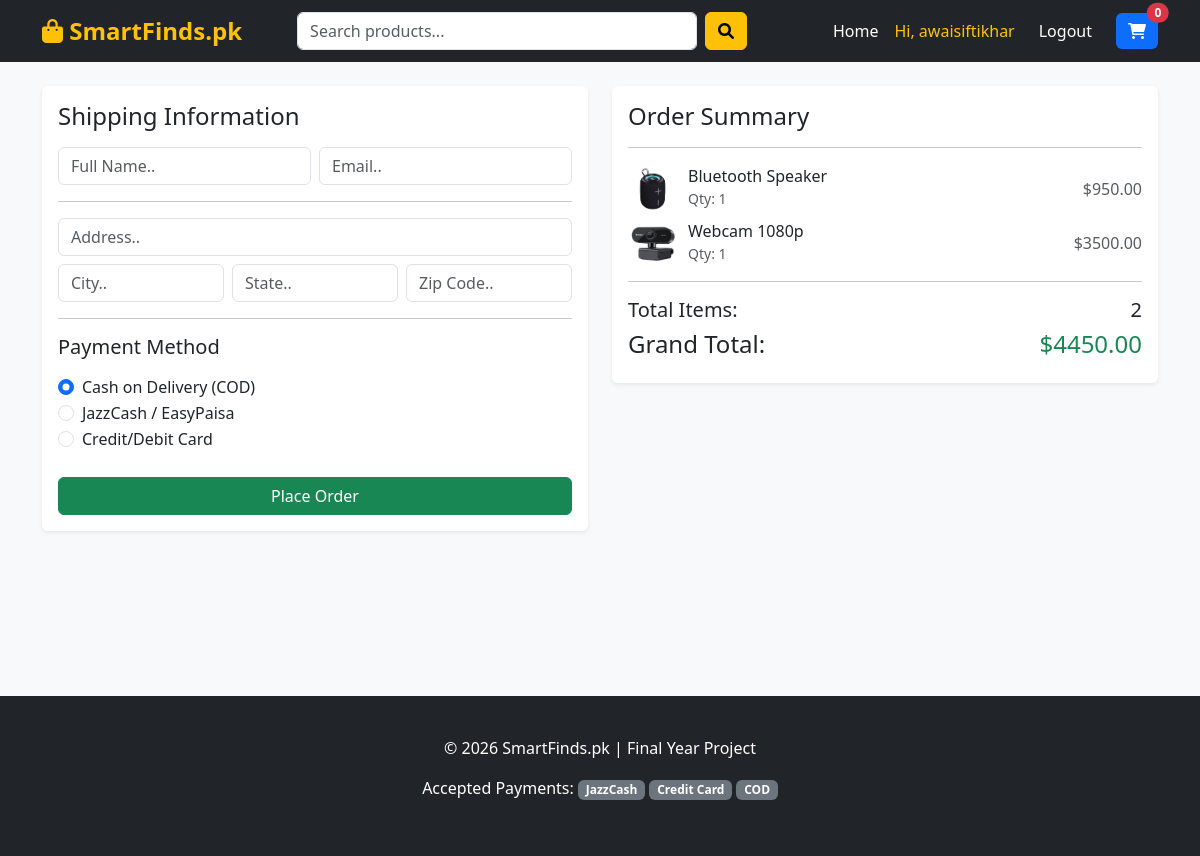
Screenshot of /checkout/ (signed in) with the database file from the repository.
### store/models.py (models this page shows, shortened)
class OrderItem(models.Model):
    product = models.ForeignKey(Product, on_delete=models.SET_NULL, null=True)
    order = models.ForeignKey(Order, on_delete=models.SET_NULL, null=True)
    quantity = models.IntegerField(default=0, null=True, blank=True)
    date_added = models.DateTimeField(auto_now_add=True)
    @property
    def get_total(self):
        return self.product.price * self.quantity

class Product(models.Model):
    name = models.CharField(max_length=200, null=True)
    price = models.DecimalField(max_digits=7, decimal_places=2)
    description = models.TextField(null=True, blank=True)
    image = models.ImageField(null=True, blank=True)

class Order(models.Model):
    customer = models.ForeignKey(Customer, on_delete=models.SET_NULL, null=True, blank=True)
    date_ordered = models.DateTimeField(auto_now_add=True)
    complete = models.BooleanField(default=False) # False = Cart, True = Paid
    transaction_id = models.CharField(max_length=100, null=True)
    @property
    def get_cart_total(self):
        orderitems = self.orderitem_set.all()
        return sum([item.get_total for item in orderitems])
    @property
    def get_cart_items(self):
        orderitems = self.orderitem_set.all()
        return sum([item.quantity for item in orderitems])

### store/views.py (the view)
# urls.py: path('checkout/', views.checkout, name="checkout"),
def checkout(request):
    if request.user.is_authenticated:
        customer = request.user.customer
        order, created = Order.objects.get_or_create(customer=customer, complete=False)
        items = order.orderitem_set.all()
        cartItems = order.get_cart_items
    else:
        items = []
        order = {'get_cart_total':0, 'get_cart_items':0}
        cartItems = 0
    context = {'items':items, 'order':order, 'cartItems':cartItems}
    return render(request, 'store/checkout.html', context)

### store/templates/store/checkout.html (shortened to what this page needs)
{% extends 'store/base.html' %}
{% load static %}
{% block content %}
<div class="row">
    <div class="col-lg-6">
        <div class="card shadow-sm mb-4" id="form-wrapper">
            <div class="card-body">
                <h4 class="mb-3">Shipping Information</h4>
                <form id="form">
                    <div class="row g-2">
                        <div class="col-md-6">
                            <input class="form-control" type="text" name="name" placeholder="Full Name.." required>
                        </div>
                        <div class="col-md-6">
                            <input class="form-control" type="email" name="email" placeholder="Email.." required>
                        </div>
                    </div>
                    <hr>
                    <div class="row g-2">
                        <div class="col-md-12">
                            <input class="form-control" type="text" name="address" placeholder="Address.." required>
                        </div>
                        <div class="col-md-4">
                            <input class="form-control" type="text" name="city" placeholder="City.." required>
                        </div>
                        <div class="col-md-4">
                            <input class="form-control" type="text" name="state" placeholder="State.." required>
                        </div>
                        <div class="col-md-4">
                            <input class="form-control" type="text" name="zipcode" placeholder="Zip Code.." required>
                        </div>
                    </div>
                    <hr>
                    <h5 class="mb-3">Payment Method</h5>
                    <div class="form-check">
                        <input class="form-check-input" type="radio" name="paymentMethod" id="cod" value="cod" checked onchange="togglePayment()">
                        <label class="form-check-label" for="cod">Cash on Delivery (COD)</label>
                    </div>
                    <div class="form-check">
                        <input class="form-check-input" type="radio" name="paymentMethod" id="jazzcash" value="jazzcash" onchange="togglePayment()">
                        <label class="form-check-label" for="jazzcash">JazzCash / EasyPaisa</label>
                    </div>
                    <div class="form-check">
                        <input class="form-check-input" type="radio" name="paymentMethod" id="card" value="card" onchange="togglePayment()">
                        <label class="form-check-label" for="card">Credit/Debit Card</label>
                    </div>
                    <input id="form-button" class="btn btn-success btn-block w-100 mt-4" type="submit" value="Place Order">
                </form>
            </div>
        </div>
    </div>
    <div class="col-lg-6">
        <div class="card shadow-sm">
            <div class="card-body">
                <h4>Order Summary</h4>
                <hr>
                {% for item in items %}
                <div class="d-flex justify-content-between align-items-center mb-2">
                    <div class="d-flex align-items-center">
                        {% if item.product.image %}
                            <img class="row-image" src="{{ item.product.image.url }}" style="width: 50px; margin-right: 10px;">
                        {% endif %}
                        <div>
                            <h6 class="my-0">{{ item.product.name }}</h6>
                            <small class="text-muted">Qty: {{ item.quantity }}</small>
                        </div>
                    </div>
                    <span class="text-muted">${{ item.get_total|floatformat:2 }}</span>
                </div>
                {% endfor %}
                <hr>
                <div class="d-flex justify-content-between">
                    <h5>Total Items:</h5>
                    <h5>{{ order.get_cart_items }}</h5>
                </div>
                <div class="d-flex justify-content-between">
                    <h4>Grand Total:</h4>
                    <h4 class="text-success">${{ order.get_cart_total|floatformat:2 }}</h4>
                </div>
            </div>
        </div>
    </div>
</div>
{% endblock %}

### store/templates/store/base.html (shortened to what this page needs)
<!DOCTYPE html>
<html lang="en">
<head>
    <link href="https://cdn.jsdelivr.net/npm/bootstrap@5.3.0/dist/css/bootstrap.min.css" rel="stylesheet">
    <link rel="stylesheet" href="https://cdnjs.cloudflare.com/ajax/libs/font-awesome/6.0.0/css/all.min.css">
</head>
<body>
    <nav class="navbar navbar-expand-lg navbar-dark bg-dark sticky-top">
        <div class="container">
            <a class="navbar-brand text-warning" href="{% url 'store' %}">
                <i class="fas fa-shopping-bag"></i> SmartFinds.pk
            </a>
            <div class="collapse navbar-collapse" id="navbarContent">
                <form class="d-flex mx-auto my-2 my-lg-0" style="width: 50%;" method="GET" action="{% url 'store' %}">
                    <input class="form-control me-2" type="search" name="q" placeholder="Search products..." aria-label="Search">
                    <button class="btn btn-warning" type="submit"><i class="fas fa-search"></i></button>
                </form>
                <ul class="navbar-nav ms-auto mb-2 mb-lg-0 align-items-center">
    <li class="nav-item"><a class="nav-link text-white" href="{% url 'store' %}">Home</a></li>
    {% if user.is_authenticated %}
        <li class="nav-item"><span class="nav-link text-warning">Hi, {{ user.username }}</span></li>
        <li class="nav-item"><a class="nav-link btn btn-danger btn-sm text-white ms-2" href="{% url 'logout' %}">Logout</a></li>
    {% else %}
        <li class="nav-item"><a class="nav-link text-white" href="{% url 'login' %}">Login</a></li>
        <li class="nav-item"><a class="nav-link btn btn-outline-light btn-sm ms-2" href="{% url 'register' %}">Sign Up</a></li>
    {% endif %}
    <li class="nav-item ms-3">
        <a class="btn btn-primary position-relative" href="{% url 'cart' %}">
            <i class="fas fa-shopping-cart"></i>
            <span class="position-absolute top-0 start-100 translate-middle badge rounded-pill bg-danger">0</span>
        </a>
    </li>
</ul>
            </div>
        </div>
    </nav>
    <div class="container mt-4" style="min-height: 70vh;">
        {% block content %}{% endblock %}
    </div>
    <div class="footer text-center">
        <p>&copy; 2026 SmartFinds.pk | Final Year Project</p>
        <p>Accepted Payments: <span class="badge bg-secondary">JazzCash</span> <span class="badge bg-secondary">Credit Card</span> <span class="badge bg-secondary">COD</span></p>
    </div>
</body>
</html>

### store/templates/store/base.html (style rules this page uses)
body { background-color: #f8f9fa; font-family: 'Segoe UI', Tahoma, Geneva, Verdana, sans-serif; }
.navbar-brand { font-weight: bold; font-size: 1.5rem; }
.card { border: none; transition: 0.3s; box-shadow: 0 2px 5px rgba(0,0,0,0.05); }
.footer { background: #212529; color: white; padding: 40px 0; margin-top: 50px; }
.btn-primary { background-color: #0d6efd; border: none; }

### rows the page displays
OrderItem: product.image (picture), product.name "Bluetooth Speaker", quantity "1", get_total "950.00"
OrderItem: product.image (picture), product.name "Webcam 1080p", quantity "1", get_total "3500.00"
Order: get_cart_items "2", get_cart_total "4450.00"

### other values shown
{{ user.username }} "awaisiftikhar"
